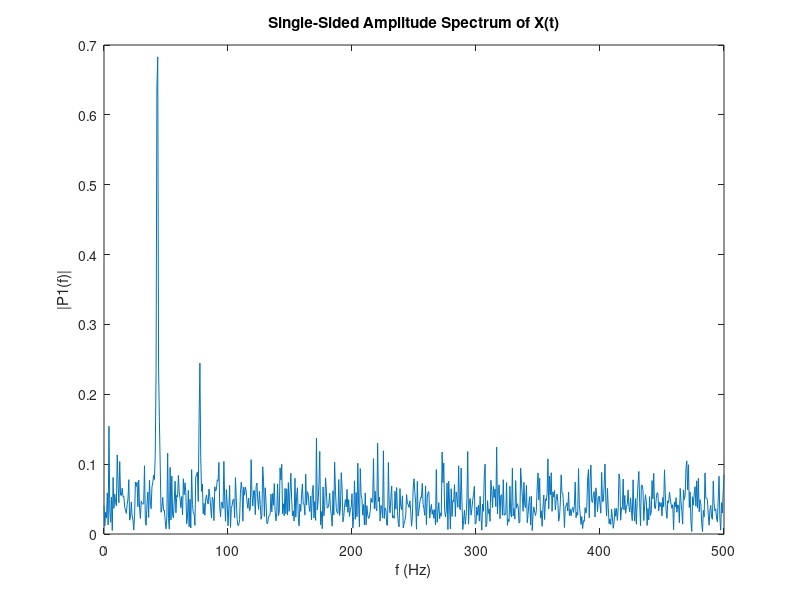

Write MATLAB code to recreate this figure.
% In the following exercise, 
% you will use a Fourier transform to find the frequency components of a signal buried in noise. 
% Specify the parameters of a signal with a sampling frequency of 1 kHz and a signal duration of 1.5 seconds.

% To implement the 1st stage FFT, you can use the following steps:

% 1. Define a signal. In this case (amplitude = A, frequency = f)
% A = 3;
% f = 1;
% signal = A*cos(2*pi*f*t);

% 2. Run the fft for the signal using MATLAB fft function for dimension of samples N.
% signal_fft = fft(signal,N);


% The output of FFT processing of a signal is a complex number (a+jb). 
% Since, we just care about the magnitude we take the absolute value 
% (sqrt(a^2+b^2)) of the complex number.
% signal_fft = abs(signal_fft);

% FFT output generates a mirror image of the signal. 
% But we are only interested in the positive half of signal length L, 
% since it is the replica of negative half and has all the information we need.
% signal_fft  = signal_fft(1:L/2-1);

% 5. Plot this output against frequency.


Fs = 1000;            % Sampling frequency                    
T = 1/Fs;             % Sampling period       
L = 1500;             % Length of signal
t = (0:L-1)*T;        % Time vector

% TODO: Form a signal containing a 77 Hz sinusoid of amplitude 0.7 and a 43Hz sinusoid of amplitude 2.
S = 0.7 * cos(2 * pi * 77 * t) + 2 * cos( 2 * pi * 43 * t );

% Corrupt the signal with noise 
X = S + 2*randn(size(t));

% Plot the noisy signal in the time domain. 
% It is difficult to identify the frequency components by looking at the signal X(t). 
plot(1000*t(1:50) ,X(1:50))
title('Signal Corrupted with Zero-Mean Random Noise')
xlabel('t (milliseconds)')
ylabel('X(t)')

% TODO : Compute the Fourier transform of the signal. 
signal_fft = fft(X);

% TODO : Compute the two-sided spectrum P2. 
% Then compute the single-sided spectrum P1 based on P2 
% and the even-valued signal length L.

% Get magnitude of signal from signal_fft
% with normalized amplitude
signal_fft = abs(signal_fft/L);
signal_fft = signal_fft(1:L/2 + 1);

% Plotting
f = Fs*(0:(L/2))/L;
plot(f,signal_fft);
title('Single-Sided Amplitude Spectrum of X(t)');
xlabel('f (Hz)');
ylabel('|P1(f)|');
